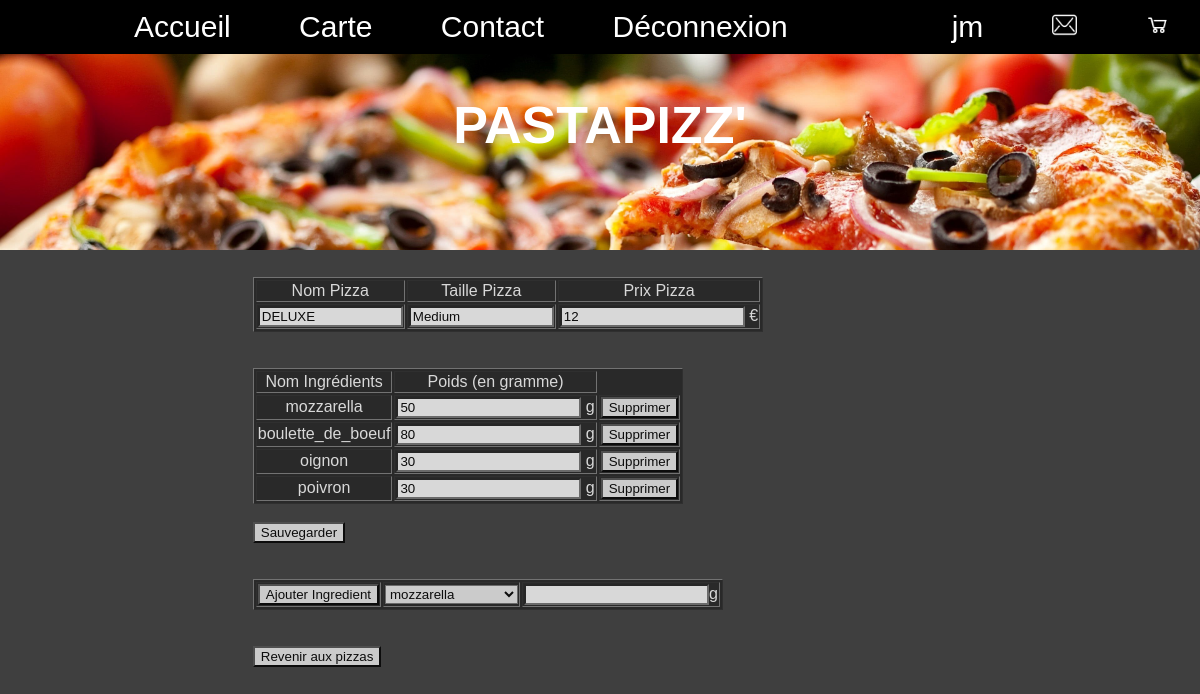
The app's page /info_pizza.php?id=1 (signed in) with its own data.
### tables this page shows
CREATE TABLE `pizzas` (
  `id_pizza` int(11) NOT NULL,
  `nom_pizza` varchar(255) NOT NULL,
  `taille_pizza` varchar(255) NOT NULL,
  `prix_pizza` int(11) NOT NULL,
  `image` varchar(255) NOT NULL
);

### fonction.php (called while the page is built, shortened)
<?php
function bdd()
    {
        try{
            $bdd = new PDO('mysql:host=localhost;dbname=bddpizzas_finale', 'root', 'root', array(PDO::ATTR_ERRMODE => PDO::ERRMODE_EXCEPTION, PDO:: MYSQL_ATTR_INIT_COMMAND => 'SET NAMES utf8'));
        }
        catch(Exception $e)
        {
            die('Erreur : ' . $e->getMessage());
        }
        return $bdd;
    }
?>

### info_pizza.php (the view, shortened to what this page needs)
<?php
require('fonction.php');
?>
<!DOCTYPE html>
<html>
<head>
	<link rel="stylesheet" type="text/css" href="style.css">
	<html lang="fr">
</head>
<body>
<div id="menu">
	<?php include('header.php'); ?>
</div>
<section>
	<aside>
<?php
$id_pizza=$_GET['id'];
$nom_pizza = bdd()->prepare('SELECT nom_pizza FROM pizzas WHERE id_pizza = :id_pizza');
$nom_pizza->execute(array(
	'id_pizza' => $id_pizza
));
$pizza_ingredients = bdd()->prepare('SELECT `nom_ingredient`, `quantite_ingredient` FROM `ingredients` INNER JOIN pizza_ingredients, pizzas WHERE pizza_ingredients.id_pizza=pizzas.id_pizza AND pizza_ingredients.id_ingredient=ingredients.id_ingredient AND pizzas.id_pizza=:idpizza');
$pizza_ingredients->execute(array(
	'idpizza' => $id_pizza
));
$pizza_prix = bdd()->prepare('SELECT prix_pizza FROM pizzas WHERE id_pizza = :idpizza');
$pizza_prix->execute(array(
	'idpizza' => $id_pizza
));
$pizza_taille = bdd()->prepare('SELECT taille_pizza FROM pizzas WHERE id_pizza = :idpizza');
$pizza_taille->execute(array(
	'idpizza' => $id_pizza
));
?>
<form method="POST" action="modif_pizza.php?id=<?php echo $id_pizza; ?>">
<table border="1">
	<tr align="center">
		<td>Nom Pizza</td>
		<td>Taille Pizza</td>
		<td>Prix Pizza</td>
	</tr>
	<?php
	while ($donnees = $nom_pizza->fetch())
	{
	?>
	<tr align="center">
		<td>
			<input type="text" name="nom_pizza" size="15" required="" value="<?php echo $donnees['nom_pizza']; ?>">
		</td>
	<?php
	}
	while ($taille = $pizza_taille->fetch())
	{
	?>
		<td>
			<input type="text" name="taille_pizza" size="15" required="" value="<?php echo ucwords($taille['taille_pizza']); ?>">
		</td>
	<?php
	}
	while ($prix = $pizza_prix->fetch())
	{
	?>
		<td>
			<input type="number" name="prix_pizza" size="8" required="" value="<?php echo $prix['prix_pizza']; ?>"> €
		</td>
		<?php
		}
		?>
	</tr>
</table>
<br><br>
<table border="1">
	<tr align="center">
		<td>Nom Ingrédients</td>
		<td>Poids (en gramme)</td>
	</tr>
	<?php
	while($data = $pizza_ingredients->fetch())
	{
	?>
	<tr align="center">
		<td>
			<?php echo $data['nom_ingredient']; ?>
		</td>
		<td>
			<input type="number" name="<?php echo $data['nom_ingredient']; ?>" required="" value="<?php echo $data['quantite_ingredient']; ?>"> g
		</td>
		<td>
			<a href="del_pizza_ingredient.php?id=<?php echo $id_pizza; ?>&amp;nom_ingredient=<?php echo $data['nom_ingredient']; ?>"><input type="button" value="Supprimer"></a>
		</td>
	</tr>
<?php
}
?>
</table>
<br>
<input type="submit" name="modification" value="Sauvegarder">
</form>
<br><br>
<form method="POST" action="add_pizza_ingredient.php?id=<?php echo $id_pizza; ?>">
<table border="1">
<tr align="center">
	<td>
		<input type="submit" name="ajouter_pizza_ingredient" value="Ajouter Ingredient">
	</td>
	<td>
		<select name="nom_ingredient">
<?php
$ingredients = bdd()->query('SELECT `nom_ingredient` FROM `ingredients`');
while ($sql = $ingredients->fetch())
{
?>
			<option><?php echo $sql['nom_ingredient'] ?></option>
<?php
}
?>
		</select>
	</td>
	<td>
		<input type="number" name="quantite_ingredient" required="*">g
	</td>
</tr>
</table>
</form>
<br><br>
<a href="gestion_pizza.php"><input type="button" value="Revenir aux pizzas"></a>
</aside>
</section>
<footer>PastaPizz' - 2019 copyright</footer>
</body>
</html>

### style.css (style rules this page uses)
* { font-family: "Source Code Pro Medium",verdana, Arial, "Comic Sans MS"; background-size: cover; -webkit-background-size: cover; -moz-background-size: cover; -o-background-size: cover; }
body { background-image: url(image/fondsite.jpg); position: static; background-attachment: fixed; background-repeat: no-repeat; background-color: #3f3f3f; }
a { text-decoration: none; color: grey; }
section { margin-top: 20%; margin-left: 18%; width: 60%; position: absolute; background-color: rgb(0, 0, 255); background-color: rgba(0, 0, 0, 0.5); color: white; }
aside { display: table; position: absolute; display: center; opacity: 0.8; background-image: black solid; margin-left: 4%; margin-top: 4%; margin-right: 4%; margin-bottom: 0; height: auto; width: auto; }
footer { text-align: center; }
table { background-color: #252525; }

### records on screen
pizzas: nom_pizza "DELUXE", taille_pizza "Medium", prix_pizza "12"

### other values on screen
$_SESSION['pseudo'] "jm"
$data['nom_ingredient'] "mozzarella"
$data['nom_ingredient'] "boulette_de_boeuf"
$data['nom_ingredient'] "oignon"
$data['nom_ingredient'] "poivron"
form field nom_ingredient "mozzarella"
